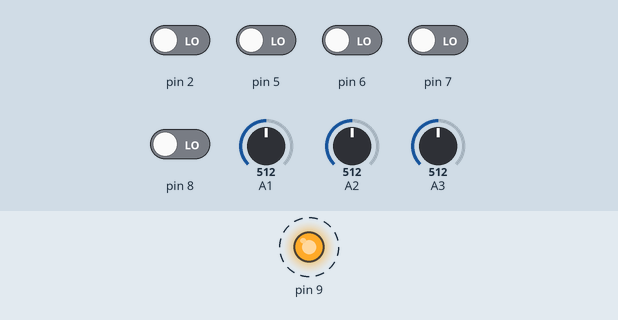
Recording of a sketch running on a simulated Arduino Mega 2560, built with avr-gcc and run on an emulated ATmega2560. Shown: output pins drawn as LEDs (lit = HIGH). Dashed ring = blinking. Inputs (shaded band) come from the test bench; at power-on: pin 2, pin 5–8 LOW, A1 = 512, A2 = 512, A3 = 512. What the sketch prints to the serial monitor is not drawn.

Above: at 13.2 s.
13.3 s: pin 8 driven HIGH
At 13.8 s:
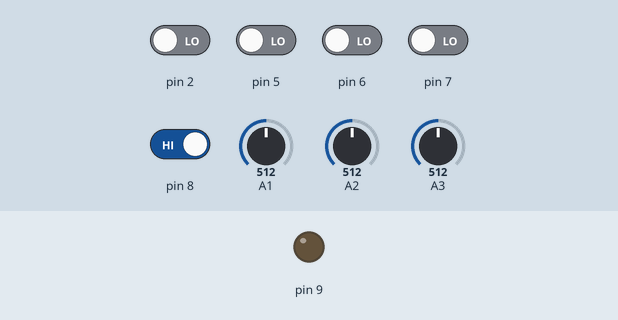
14.8 s: pin 8 driven LOW
At 18.68 s:
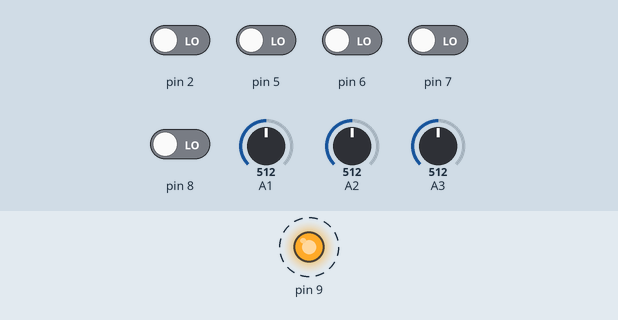
Timing chart, 0 to 18.8 s (numbered marks = the images above; inputs shaded):
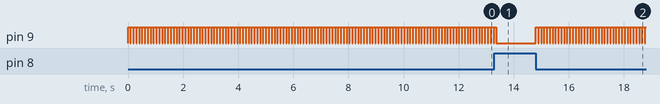

The sketch:

tableSenderMasterMega.ino
```cpp
//version 0.001.Mega
char data[1792];

unsigned long timeStamp;

union {
   unsigned long var;
   char chars[4];
}u;
int x;
void setup(){
  Serial.begin(1000000);

  attachInterrupt(digitalPinToInterrupt(2), zaWarudo, RISING);

  pinMode(8, INPUT);
  pinMode(9, OUTPUT);

  pinMode(5 , INPUT);
  pinMode(6 , INPUT);
  pinMode(7 , INPUT);

  pinMode(A1, INPUT_PULLUP);
  pinMode(A2, INPUT_PULLUP);
  pinMode(A3, INPUT_PULLUP);

  pinMode(12,INPUT);

  digitalWrite(9, LOW);
}

void zaWarudo(){
  if(digitalRead(12)){

    timeStamp = millis();
    }
  }

void loop(){


  while(digitalRead(8) == HIGH){
    digitalWrite(13 , HIGH);
  }
  digitalWrite(13 , LOW);
  digitalWrite(9 , HIGH);

    for(int i = 0; i < 256; i++){
      data[i* 7 + 1] = char(1);

      if(digitalRead(5)){
        data[i* 7 + 1]+=2;
      }
      if(digitalRead(6)){
        data[i* 7 + 1]+=4;
      }
      if(digitalRead(7)){
        data[i* 7 + 1]+=8;
      }


      unsigned int a1 = analogRead(A1) + 1;
        //a1 >> 2;
      data[(i * 7) + 2] = char(a1);

      unsigned int a2 = analogRead(A2) + 1;
      //a2 >> 2;
      data[(i * 7) + 3] = char(a2);

      unsigned int a3 = analogRead(A3) + 1;
      //a3 >> 2;
      data[(i * 7) + 6] = char(a3);


      u.var = millis()-timeStamp;
      //u.var = 10000;
      data[(i * 7) + 4] = u.chars[1];
      data[(i * 7) + 5] = u.chars[0];
//    Serial.print("CHARS - ");
//    Serial.print(u.chars[1]); Serial.print("  ");
//    Serial.print(u.chars[0]);
//    Serial.println("");

//    for (int q;q<6;q++){
//        data[(i*7) + 6] += data[(i*7) + q];
//        }
      data[i*7] = 0;
  }

    digitalWrite(9 , LOW);
        Serial.write(data , 1792);


}
```

Measured:
- after the input at 13.3 s, pin 9: goes on until 13.4 s, then stays LOW
- after the input at 14.8 s, pin 9: alternates HIGH for 0.09 s and LOW for 0.02 s, starting at once
- by itself, pin 9: alternates HIGH for 0.09 s and LOW for 0.02 s
